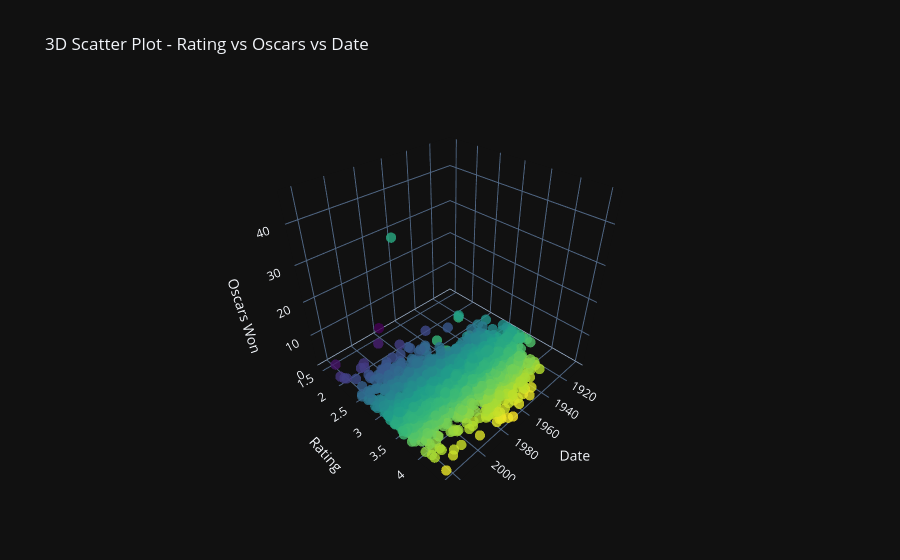

Source (notebook cell):
### Markdown cell above
- now we'll display the 3d plot

### Code cell
fig = go.Figure(data=[go.Scatter3d(
    x=df_actors_oscar_per_movie['date'],
    y=df_actors_oscar_per_movie['rating'],
    z=df_actors_oscar_per_movie['oscars_won'],
    mode='markers',
    text=[
        f"{name}<br>Rating: {rating}<br>Oscars: {oscars}<br>Date: {int(date) if not pd.isna(date) else 'N/A'}"
        for name, rating, oscars, date in zip(
            df_actors_oscar_per_movie['name'],
            df_actors_oscar_per_movie['rating'],
            df_actors_oscar_per_movie['oscars_won'],
            df_actors_oscar_per_movie['date']
        )
    ],
    hoverinfo='text',
    marker=dict(
        size=6,
        color=df_actors_oscar_per_movie['rating'],
        colorscale= 'viridis',
        opacity=0.8
    )
)])

fig.update_layout(
    scene=dict(
        xaxis_title='Date',
        yaxis_title='Rating',
        zaxis_title='Oscars Won'
    ),
    title='3D Scatter Plot - Rating vs Oscars vs Date'
)

fig.show()

### Figure 1 — Plotly figure (JSON) as saved in the notebook; plotly's stock layout.template omitted (floating-point values rounded to 4 significant figures; data arrays with more than 128 entries replaced by an {"elided": "..."} marker saying what was removed)
{"data": [{"hoverinfo": "text", "marker": {"color": {"elided": "6756 float values"}, "colorscale": [[0.0, "#440154"], [0.1111, "#482878"], [0.2222, "#3e4989"], [0.3333, "#31688e"], [0.4444, "#26828e"], [0.5556, "#1f9e89"], [0.6667, "#35b779"], [0.7778, "#6ece58"], [0.8889, "#b5de2b"], [1.0, "#fde725"]], "opacity": 0.8, "size": 6}, "mode": "markers", "text": {"elided": "6756 str values"}, "x": {"elided": "6756 float values"}, "y": {"elided": "6756 float values"}, "z": {"elided": "6756 int values"}, "type": "scatter3d"}], "layout": {"scene": {"xaxis": {"title": {"text": "Date"}}, "yaxis": {"title": {"text": "Rating"}}, "zaxis": {"title": {"text": "Oscars Won"}}}, "title": {"text": "3D Scatter Plot - Rating vs Oscars vs Date"}}}
